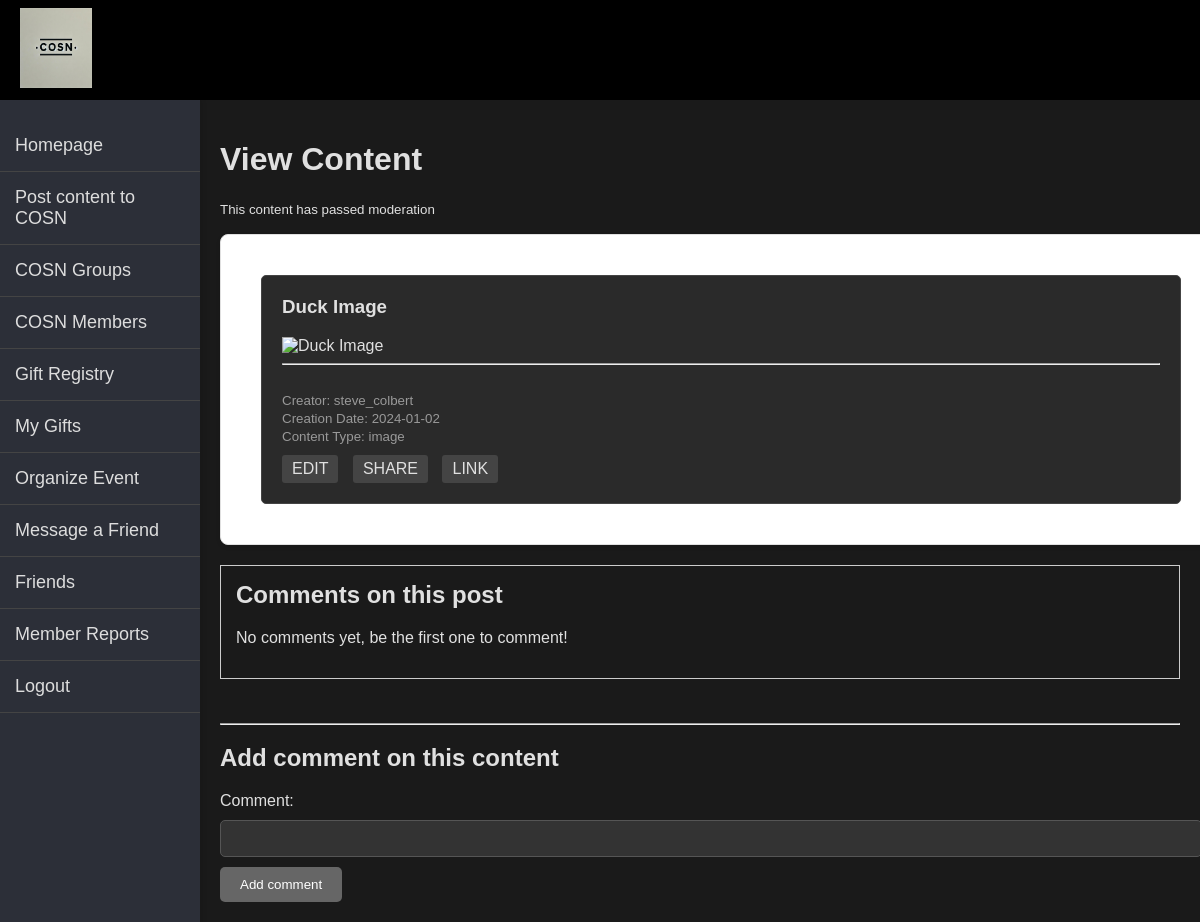
Before: /App/COSN_content_view.php?content_id=2 (signed in) with the older database file.
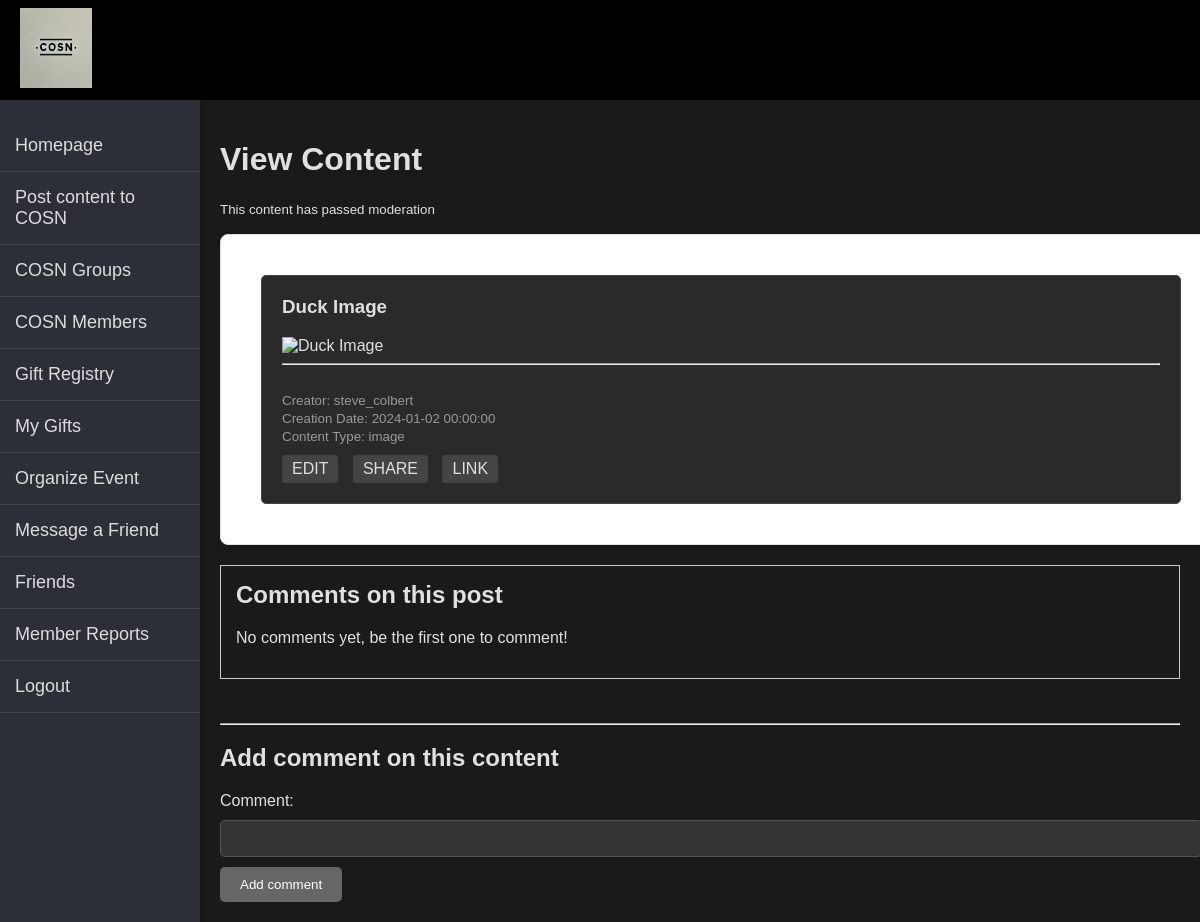
After: the same page with the newer database file.
### App/COSN_content_view.php (the view, shortened to what the changed rows need)
<?php
include("db_config.php");
include("header.php");
include('sidebar.php');
if ($_SESSION['privilege_level'] === 'administrator'){
    $isAdmin = true;
}else{
    $isAdmin = false;
}
$logged_in_member_id = $_SESSION['member_id'];
$content_id = $_GET['content_id'];
$sql = $pdo->prepare("
    SELECT
        content_id, m.username, content_type, content_data, content_creation_date, content_title, moderation_status,
        cpp.content_public_permission_type AS content_permission_type, 'public' as content_feed_type, NULL as post_group_name
    FROM
        kpc353_2.content as cont
    INNER JOIN kpc353_2.content_public_permissions as cpp
        ON cont.content_id = cpp.target_content_id
    INNER JOIN kpc353_2.members as m
        ON cont.creator_id = m.member_id
        AND content_id = :content_id
    WHERE
        moderation_status = 'approved'
    UNION
    SELECT
        content_id, m.username, content_type, content_data, content_creation_date, content_title, moderation_status,
        cmp.content_permission_type AS content_permission_type, 'private' as content_feed_type, NULL as post_group_name
    FROM
        kpc353_2.content as cont
    INNER JOIN kpc353_2.content_member_permission as cmp
        ON cont.content_id = cmp.target_content_id
    INNER JOIN kpc353_2.members as m
        ON cont.creator_id = m.member_id
    WHERE
        moderation_status = 'approved' AND
        cmp.authorized_member_id = :logged_in_member_id
        AND content_id = :content_id
    UNION
    SELECT
        content_id, m.username, content_type, content_data, content_creation_date, content_title, moderation_status,
        cgp.content_group_permission_type AS content_permission_type, 'group' as content_feed_type, g.group_name as post_group_name
    FROM
        kpc353_2.content as cont
    INNER JOIN kpc353_2.content_group_permissions as cgp
        ON cont.content_id = cgp.target_content_id
    INNER JOIN kpc353_2.groups as g
        ON g.group_id = cgp.target_group_id
    INNER JOIN kpc353_2.group_members as gm
        on gm.joined_group_id = g.group_id
    INNER JOIN kpc353_2.members as m
        ON m.member_id = gm.participant_member_id
    WHERE
        moderation_status = 'approved'
        AND m.member_id = :logged_in_member_id
        AND content_id = :content_id
    ORDER BY content_creation_date desc
    ");
$sql->execute(['logged_in_member_id' => $logged_in_member_id, 'content_id'=>$content_id]);
$contentPermissions = $sql->fetchAll(PDO::FETCH_ASSOC);
$content_comment_permission = false;
$content_edit_permission = false;
$content_share_permission = false;
$content_link_permission = false;
while($row = current($contentPermissions)) {
    if ((!$content_comment_permission && $row['content_permission_type'] === 'comment') || $isAdmin) {
        $content_comment_permission = true;
    }
    if ((!$content_edit_permission && $row['content_permission_type'] === 'edit') || $isAdmin) {
        $content_edit_permission = true;
    }
    if ((!$content_share_permission && $row['content_permission_type'] === 'share') || $isAdmin) {
        $content_share_permission = true;
    }
    if ((!$content_link_permission && $row['content_permission_type'] === 'link') || $isAdmin) {
        $content_link_permission = true;
    }
    next($contentPermissions);
}
$sqlContent = $pdo->prepare('SELECT
                            content_type, content_title, content_data, m.username, content_creation_date
                            FROM
                                kpc353_2.content as c
                                LEFT JOIN kpc353_2.members as m
                                    on c.creator_id = m.member_id
                            WHERE
                                content_id = :content_id');
$sqlContent->execute(['content_id' => $content_id]);
$contentDetails = $sqlContent->fetch(PDO::FETCH_ASSOC);
$content_type = $contentDetails['content_type'];
$content_title = $contentDetails['content_title'];
$content_data = $contentDetails['content_data'];
$content_creator = $contentDetails['username'];
$content_creation_datetime = $contentDetails['content_creation_date'];
?>
<!DOCTYPE html>
<html lang="en">
<link rel="stylesheet" type = "text/css" href="COSN_content_view.css" />
<head>
</head>
<body>
<div class="main-content">
    <h1>View Content</h1>
    <div class="view-content-container">
        <div class="feed-item" data-permission-type="<?php echo htmlspecialchars($permission_types_string); ?>">
            <h3><?php echo htmlspecialchars($content_title); ?></h3>
            <?php
            switch($content_type) {
                case 'image':
                    echo '<img src="' . htmlspecialchars($content_data) . '" alt="' . htmlspecialchars($content_title) . '" class="content-image">';
                    break;
            }
            ?>
            <hr>
            <small>
                <br>Creator: <?php echo $content_creator; ?>
                <br>Creation Date: <?php echo $content_creation_datetime; ?>
                <br>
                Content Type: <?php echo htmlspecialchars($content_type); ?>
            </small>
            <div class="action-buttons">
                <?php if ($content_edit_permission): ?>
                    <a href="COSN_content_edit.php?content_id=<?php echo urlencode($content_id); ?>" class="action-button edit-button">EDIT</a>
                <?php else: ?>
                    <p>You don't have permission to EDIT this content</p>
                <?php endif; ?>
                <?php if ($content_share_permission): ?>
                    <a href="edit_content.php?content_id=<?php echo urlencode($content_id); ?>" class="action-button share-button">SHARE</a>
                <?php else: ?>
                    <p>You don't have permission to SHARE this content</p>
                <?php endif; ?>
                <?php if ($content_link_permission): ?>
                    <a href="edit_content.php?content_id=<?php echo urlencode($content_id); ?>" class="action-button link-button">LINK</a>
                <?php else: ?>
                    <p>You don't have permission to LINK this content</p>
                <?php endif; ?>
            </div>
        </div>
    </div>
    <div class="comments-container">
        <h2>Comments on this post</h2>
    </div>
    <br><br>
    <?php if ($content_comment_permission): ?>
        <form class="comment-form" method="POST">
            <h2>Add comment on this content</h2>
        </form>
    <?php else: ?>
        <p>You don't have permission to comment on this content</p>
    <?php endif; ?>
</html>

Changed rows visible on the page:
changed content "Duck Image": content_creation_date "2024-01-02" → "2024-01-02 00:00:00"
